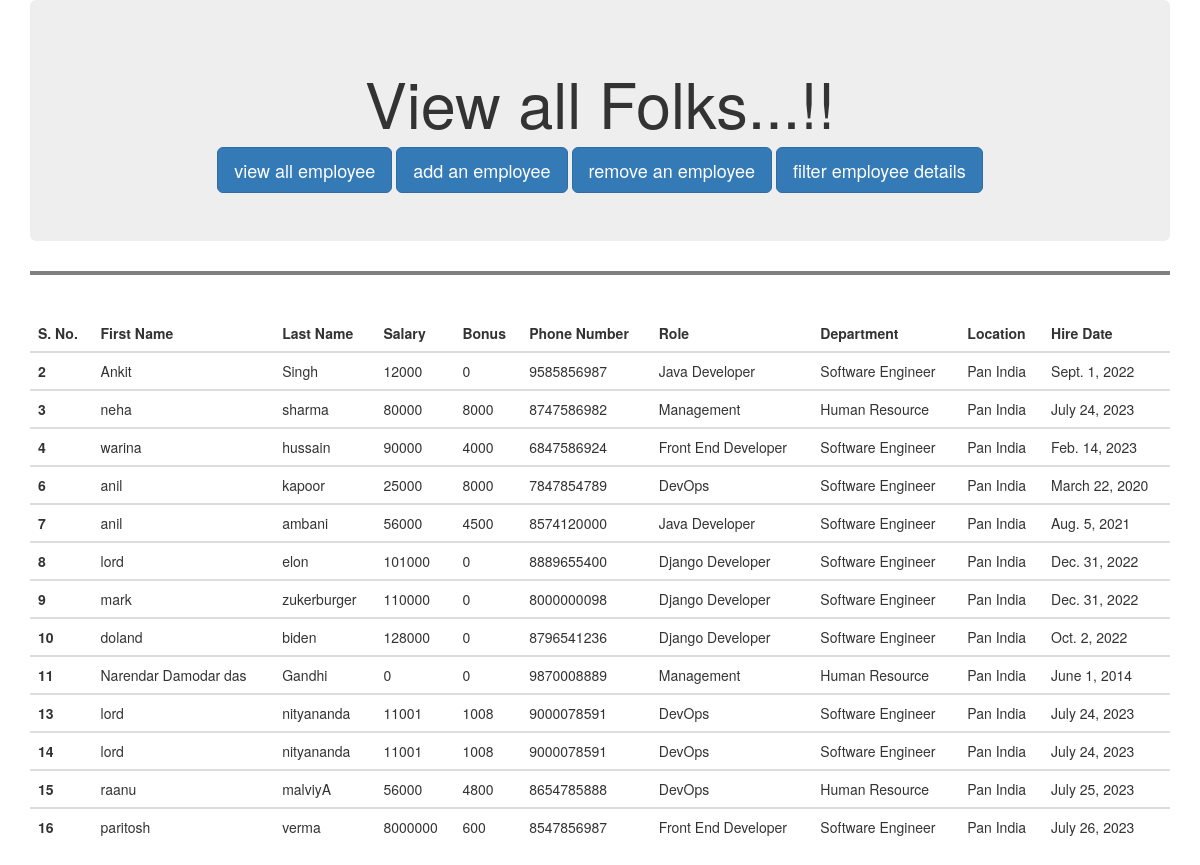
The app's page /all_emp with its own data.
### emp_app/models.py (models this page shows, shortened)
class Employee(models.Model) :
    first_name = models.CharField(max_length=88, null=False)
    last_name = models.CharField(max_length=88)
    dept = models.ForeignKey(Department, on_delete=models.CASCADE)
    salary = models.IntegerField(default=0)
    bonus = models.IntegerField(default=0)
    role = models.ForeignKey(Role, on_delete=models.CASCADE)
    phone = models.IntegerField(default=0)
    hire_date = models.DateField()
    def __str__(self) :
        return "%s %s %s" %(self.first_name, self.last_name, self.phone)

class Role(models.Model) :
    name = models.CharField(max_length=88, null=False)

class Department(models.Model) :
    name = models.CharField(max_length=88, null=False)
    location = models.CharField(max_length=88)

### emp_app/views.py (the view)
# urls.py: path('all_emp', views.all_emp, name='all_emp'),
def all_emp(request) :
    emps = Employee.objects.all()
    context = {
        'emps' : emps
    }
    print(context)
    return render(request, 'emp_app/all_emp.html', context)

### templates/emp_app/all_emp.html (shortened to what this page needs)
<!DOCTYPE html>
<html lang="en" dir="ltr">
  <head>
    <link rel="stylesheet" href="https://cdn.jsdelivr.net/npm/bootstrap@3.3.7/dist/css/bootstrap.min.css"
>
  </head>
  <body>
    <div class="container">
    <div class="jumbotron" align='center'>
      <div class="container">
        <h1>View all Folks...!!</h1>
        <a class="btn btn-primary btn-lg" href="/all_emp" role="button">view all employee </a>
        <a class="btn btn-primary btn-lg" href="/add_emp" role="button">add an employee</a>
        <a class="btn btn-primary btn-lg" href="/remove_emp" role="button">remove an employee</a>
        <a class="btn btn-primary btn-lg" href="/filter_emp" role="button">filter employee details</a
      </div>
    </div>
    </div>
<hr style="border: 2px solid grey;">
<br>
<table class="table">
  <thead>
    <tr>
      <th scope="col">S. No.</th>
      <th scope="col">First Name</th>
      <th scope="col">Last Name</th>
      <th scope="col">Salary</th>
      <th scope="col">Bonus</th>
      <th scope="col">Phone Number</th>
      <th scope="col">Role</th>
      <th scope="col">Department</th>
      <th scope="col">Location</th>
      <th scope="col">Hire Date</th>
    </tr>
  </thead>
{% for emp in emps %}
  <tbody>
    <tr>
      <th scope="row">{{ emp.id }}</th>
      <td>{{emp.first_name}}</td>
      <td>{{emp.last_name}}</td>
      <td>{{emp.salary}}</td>
      <td>{{emp.bonus}}</td>
      <td>{{emp.phone}}</td>
      <td>{{emp.role.name}}</td>
      <td>{{emp.dept.name}}</td>
      <td>{{emp.dept.location}}</td>
      <td>{{emp.hire_date}}</td>
    </tr>
  </tbody>
{% endfor %}
</table>
  </body>
</html>

### records on screen
Employee: id "2", first_name "Ankit", last_name "Singh", salary "12000", bonus "0", phone "9585856987", role.name "Java Developer", dept.name "Software Engineer", dept.location "Pan India", hire_date "Sept. 1, 2022"
Employee: id "3", first_name "neha", last_name "sharma", salary "80000", bonus "8000", phone "8747586982", role.name "Management", dept.name "Human Resource", dept.location "Pan India", hire_date "July 24, 2023"
Employee: id "4", first_name "warina", last_name "hussain", salary "90000", bonus "4000", phone "6847586924", role.name "Front End Developer", dept.name "Software Engineer", dept.location "Pan India", hire_date "Feb. 14, 2023"
Employee: id "6", first_name "anil", last_name "kapoor", salary "25000", bonus "8000", phone "7847854789", role.name "DevOps", dept.name "Software Engineer", dept.location "Pan India", hire_date "March 22, 2020"
Employee: id "7", first_name "anil", last_name "ambani", salary "56000", bonus "4500", phone "8574120000", role.name "Java Developer", dept.name "Software Engineer", dept.location "Pan India", hire_date "Aug. 5, 2021"
Employee: id "8", first_name "lord", last_name "elon", salary "101000", bonus "0", phone "8889655400", role.name "Django Developer", dept.name "Software Engineer", dept.location "Pan India", hire_date "Dec. 31, 2022"
Employee: id "9", first_name "mark", last_name "zukerburger", salary "110000", bonus "0", phone "8000000098", role.name "Django Developer", dept.name "Software Engineer", dept.location "Pan India", hire_date "Dec. 31, 2022"
Employee: id "10", first_name "doland", last_name "biden", salary "128000", bonus "0", phone "8796541236", role.name "Django Developer", dept.name "Software Engineer", dept.location "Pan India", hire_date "Oct. 2, 2022"
Employee: id "11", first_name "Narendar Damodar das", last_name "Gandhi", salary "0", bonus "0", phone "9870008889", role.name "Management", dept.name "Human Resource", dept.location "Pan India", hire_date "June 1, 2014"
Employee: id "13", first_name "lord", last_name "nityananda", salary "11001", bonus "1008", phone "9000078591", role.name "DevOps", dept.name "Software Engineer", dept.location "Pan India", hire_date "July 24, 2023"
Employee: id "14", first_name "lord", last_name "nityananda", salary "11001", bonus "1008", phone "9000078591", role.name "DevOps", dept.name "Software Engineer", dept.location "Pan India", hire_date "July 24, 2023"
Employee: id "15", first_name "raanu", last_name "malviyA", salary "56000", bonus "4800", phone "8654785888", role.name "DevOps", dept.name "Human Resource", dept.location "Pan India", hire_date "July 25, 2023"
Employee: id "16", first_name "paritosh", last_name "verma", salary "8000000", bonus "600", phone "8547856987", role.name "Front End Developer", dept.name "Software Engineer", dept.location "Pan India", hire_date "July 26, 2023"
